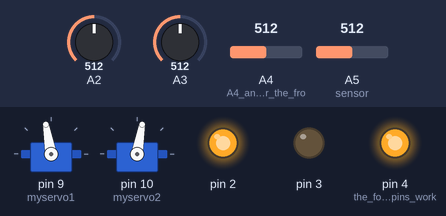
This sketch was run on a simulated Arduino Uno, built with avr-gcc and run on an emulated ATmega328P. Shown: 2 × servo, output pins drawn as LEDs (lit = HIGH). Inputs (shaded band) come from the test bench; at power-on: A4 (A4_and_A5_are_for_the_fro) = 512, A5 (sensor) = 512, A2 = 512, A3 = 512.

Above: at 1.2 s.
1.3 s: A4 (A4_and_A5_are_for_the_fro) set to 390
At 1.6 s:
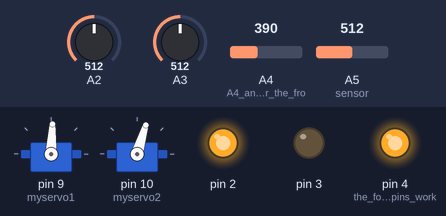
2.8 s: A5 (sensor) set to 306
At 4.0 s:
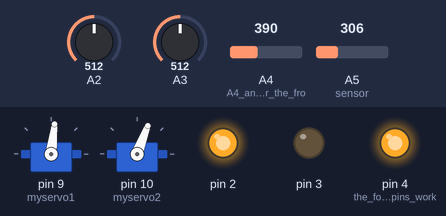
4.3 s: A5 (sensor) set to 410
At 5.1 s:
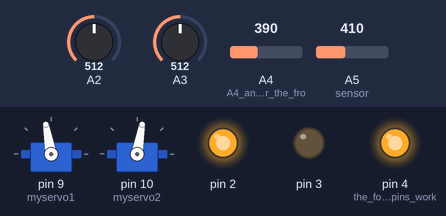
5.8 s: A5 (sensor) set to 760
At 6.3 s:
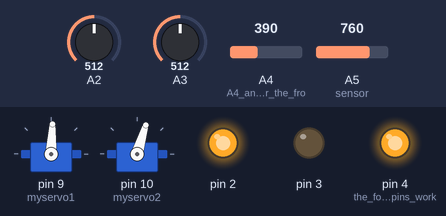
Timing chart, 0 to 8.3 s (numbered marks = the images above; inputs shaded):
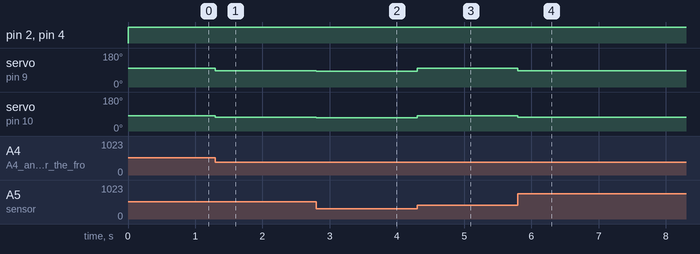

The sketch:

line_sensing.ino
```cpp
/*
 * This is the function responsible for the general line following logic.
 * It first reads the sensor values, determines the error based on our target
 * sensor reading by using a linear mapping function that maps the difference
 * between sensor readings to a range from -4 to 4. Additional logic at the end
 * of the function resposible for handling intersections has been omitted
 */
#include <Servo.h>

Servo myservo1;  // left wheel
Servo myservo2; // right wheel

char right_direction;
char left_direction;

  // Variables for reading the line sensor values:
char qti_left;
char qti_right;
int left_side;
int right_side;

  // The relative error between our current position over the line and our
  // desired position (ranges from -4 to 4):
int error;

  // "I" and "D" terms for the equation:
  // (Note: Though we kept track of the "I" term, we did not actually make use
  // of it)
float err_sum = 0;
float err_diff = 0;
float prev_err = 0; // this is used for determining the error difference

char counter; //counter for identifying which signal is read from the mux

void setup(){
  Serial.begin(9600);
  myservo1.attach(9);  // left wheel
  myservo2.attach(10); // right wheel
  pinMode(A0, INPUT);
  pinMode(A1, INPUT);
  pinMode(A2, INPUT);
  pinMode(A3, INPUT);
  pinMode(A4, INPUT);// A4 and A5 are for the front line sensors
  pinMode(A5, INPUT);

  pinMode(4,OUTPUT); //the following 3 pins work for the mux
  pinMode(3,OUTPUT);
  pinMode(2,OUTPUT);

  qti_left = analogRead(A4); // left front sensor
  qti_right = analogRead(A5); //right fron sensor
  left_side = analogRead(A3); //left sensor
  right_side = analogRead(A2); //right sensor
  myservo1.write(100);   //left sensor start speed
  myservo2.write(80);    //right sensor start speed
}

void loop(){
    //mux();
   // First we read the line sensor values:
    //update_qtis(&qti_left, &qti_right);
    qti_left = analogRead(A4);
    qti_right = analogRead(A5);

    digitalWrite(4, HIGH); // assigns input digits to the mux
    digitalWrite(3, LOW);
    digitalWrite(2, HIGH);
    left_side = analogRead(A3);
    right_side = analogRead(A2);

    error = qti_left - qti_right;

    //Serial.println(left_side);
    //Serial.println(right_side);
   /* if (left_side && right_side) {
      delay(170);
      myservo1.write(90);
      myservo2.write(90);
      delay(200);
      myservo1.write(97);
      myservo2.write(97);
      delay(640);
      myservo1.write(90);
      myservo2.write(90);
      if (qti_left < 400){
        myservo1.write(97);
        myservo2.write(97);
      }
      left_direction = 90;
      right_direction = 90;
    }*/
      //delay(500); */
   if (left_side > 750 && right_side > 750){
      delay(160);
      myservo1.write(90);
      myservo2.write(90);
      delay(200);
      myservo1.write(83);
      myservo2.write(83);
      delay(590);
      myservo1.write(90);
      myservo2.write(90);
      if (qti_right < 400){
        myservo1.write(83);
        myservo2.write(83);
      }
      left_direction = 90;
      right_direction = 90;
      //delay(500);

    }
    else{
      //Serial.println(error);
      if (error < 100 && error > -100) {
        error = 0;
        right_direction = (char)(80 + 0.08*error);
        left_direction = (char)(100 + 0.08*error);
      }
      else{
        right_direction = (char)(83 + 0.08*error + 0.01*err_diff);
        left_direction = (char)(97 + 0.08*error + 0.01*err_diff);
      }
    }
    //right_direction = 90;  //for tuning the servos
    //left_direction = 90;

    //Serial.println(error);
    myservo1.write(left_direction);
    myservo2.write(right_direction);

    err_diff = error - prev_err;
    prev_err = error;  // Save this "P" term to determine the next "D" term
    //}
    /*myservo1.write(83);
    myservo2.write(83);
    delay(500);
    myservo1.write(90);
    myservo2.write(90);
    delay(3000); */
    //myservo1.write(90);
    //myservo2.write(90);

   //Serial.print(left_side);
    //Serial.print("        ");
    //Serial.println(right_side);


    //myservo1.write(left_direction);
    //myservo2.write(right_direction);
    /*
    // Calculate our "I" and "D" terms
    err_sum += error;
    err_diff = error - prev_err;
    prev_err = error;  // Save this "P" term to determine the next "D" term
    */
}

/*void mux(){
    if (counter == 3){
      counter = 0;
    }

    if (counter == 0){
      digitalWrite(0,LOW);
      digitalWrite(1,LOW);
      digitalWrite(2,LOW);
    }

    else if (counter == 1){
      digitalWrite(0,LOW);
      digitalWrite(1,HIGH);
      digitalWrite(2,LOW);
    }

    else if (counter == 2){
      digitalWrite(0,LOW);
      digitalWrite(1,HIGH);
      digitalWrite(2,LOW);
    }

    counter++;

}
*/
```

Measured:
- after the input at 1.3 s, servo on pin 9 (myservo1): 100° → 87° at once; servo on pin 10 (myservo2): 80° → 73° at once
- after the input at 2.8 s, servo on pin 9 (myservo1): 87° → 83° at once; servo on pin 10 (myservo2): 73° → 69° at once
- after the input at 4.3 s, servo on pin 9 (myservo1): 83° → 100° at once; servo on pin 10 (myservo2): 69° → 80° at once
- after the input at 5.8 s, servo on pin 9 (myservo1): 100° → 87° at once; servo on pin 10 (myservo2): 80° → 73° at once
